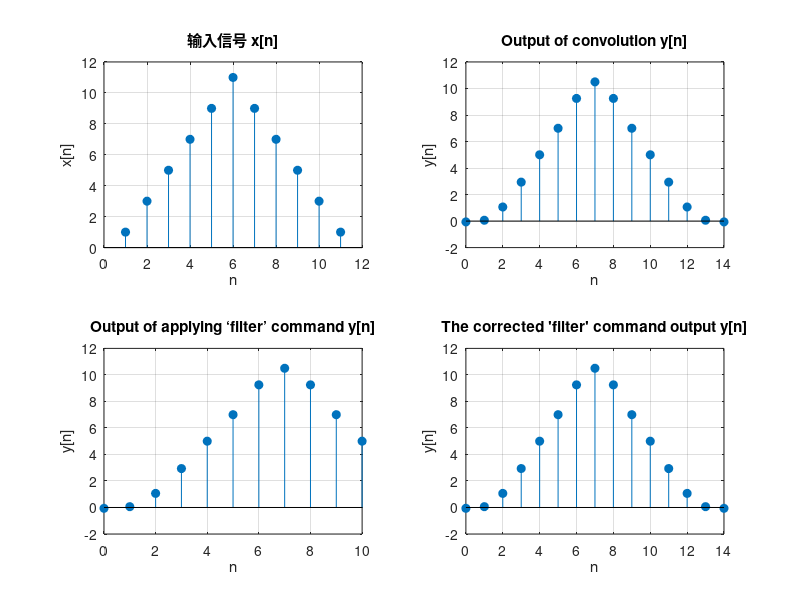
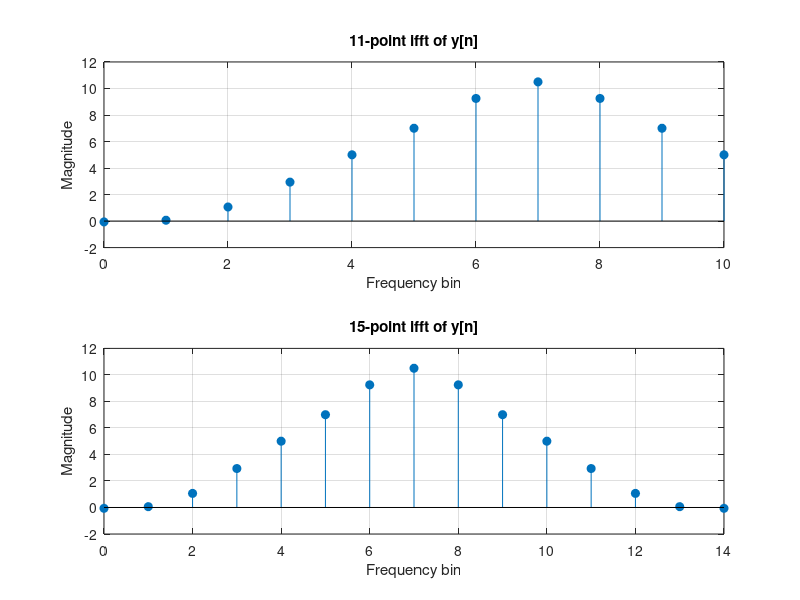

MATLAB code to generate these figures, in order:
% 输入信号和滤波器
x = [1, 3, 5, 7, 9, 11, 9, 7, 5, 3, 1];
h = [-0.0625, 0.25, 0.625, 0.25, -0.0625];
figure(1);
subplot(2,2,1);
stem(x, 'filled');
xlabel('n');
ylabel('x[n]');
title('输入信号 x[n]');
grid on;

% 计算输出信号 y
M = length(x);
N = length(h);
L = M + N - 1;  % 输出信号的长度
y = zeros(1, L);

% 计算离散卷积
for n = 1:L
    for k = 1:M
        if n - k + 1 > 0 && n - k + 1 <= N
            y(n) = y(n) + x(k) * h(n - k + 1);
        end
    end
end


% 绘制结果
subplot(2,2,2);
stem(0:L-1, y, 'filled');
% n = 0:L-1;  % 确定 x 轴上的位置
% plot(n, y, 'o-');  % 'o-' 用于绘制带有圆点的连续线
xlabel('n');
ylabel('y[n]');
title('Output of convolution y[n]');
grid on;

% % 使用 conv 函数进行线性卷积
% y = conv(x, h);
% 
% % 绘制结果
% n = 0:length(y)-1;
% stem(n, y, 'filled');
% xlabel('n');
% ylabel('y[n]');
% title('线性卷积输出信号 y[n]');
% grid on;
%%%%%%%%%%%%%%%%%%%%%%%%%%%%%%%%%%%%%%%%%%%%%%%%%
% 使用 filter 命令生成输出信号
y_filter = filter(h, 1, x);
n_filter = 0:length(y_filter)-1;  % 确定 x 轴上的位置
subplot(2,2,3);
% 绘制 filter 命令生成的结果
stem(n_filter, y_filter, 'filled');
xlabel('n');
ylabel('y[n]');
title('Output of applying ‘filter’ command y[n]');
grid on;
%%%%%%%%%%%%%%%%%%%%%%%%%%%%%%%%%%%%%%%%%%%%%%%%
% 手动对输入信号进行延拓
x_padded = [x, zeros(1, N-1)];

% 使用 filter 命令生成输出信号
y_filter_correcte = filter(h, 1, x_padded);

% 确定输出信号的范围
n_filter_correcte = 0:length(y_filter_correcte)-1;

% 绘制 filter 命令生成的结果
subplot(2,2,4);
stem(n_filter_correcte, y_filter_correcte, 'filled');
xlabel('n');
ylabel('y[n]');
title('The corrected ''filter'' command output y[n]');
grid on;

%%%%%%%%%%%%%%%%%%%%%%%%%%%%%%%%%%%%%%%%%%%%
% 计算 y 的 11 点 DFT
figure(2);
dft_y_11 = fft(y, 11);
% 计算 11 点 DFT 的逆变换
ifft_y_11 = ifft(dft_y_11);
subplot(2,1,1);
stem(0:10, ifft_y_11, 'filled');
xlabel('Frequency bin');
ylabel('Magnitude');
title('11-point ifft of y[n]');
grid on;

% 计算 y 的 15 点 DFT
dft_y_15 = fft(y, 15);
% 计算 15 点 DFT 的逆变换
ifft_y_15 = ifft(dft_y_15);
subplot(2,1,2);
stem(0:14, ifft_y_15, 'filled');
xlabel('Frequency bin');
ylabel('Magnitude');
title('15-point ifft of y[n]');
grid on;
